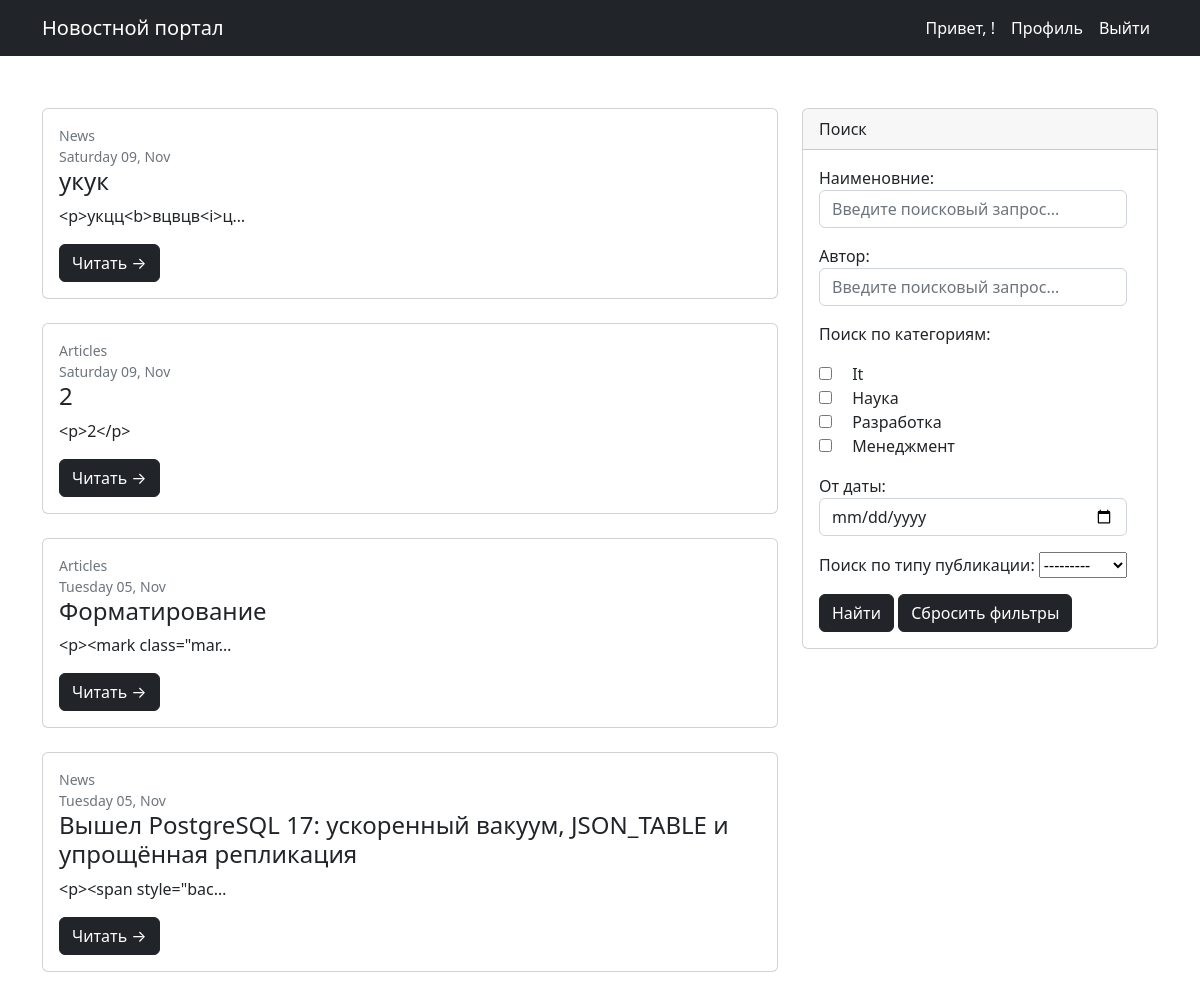
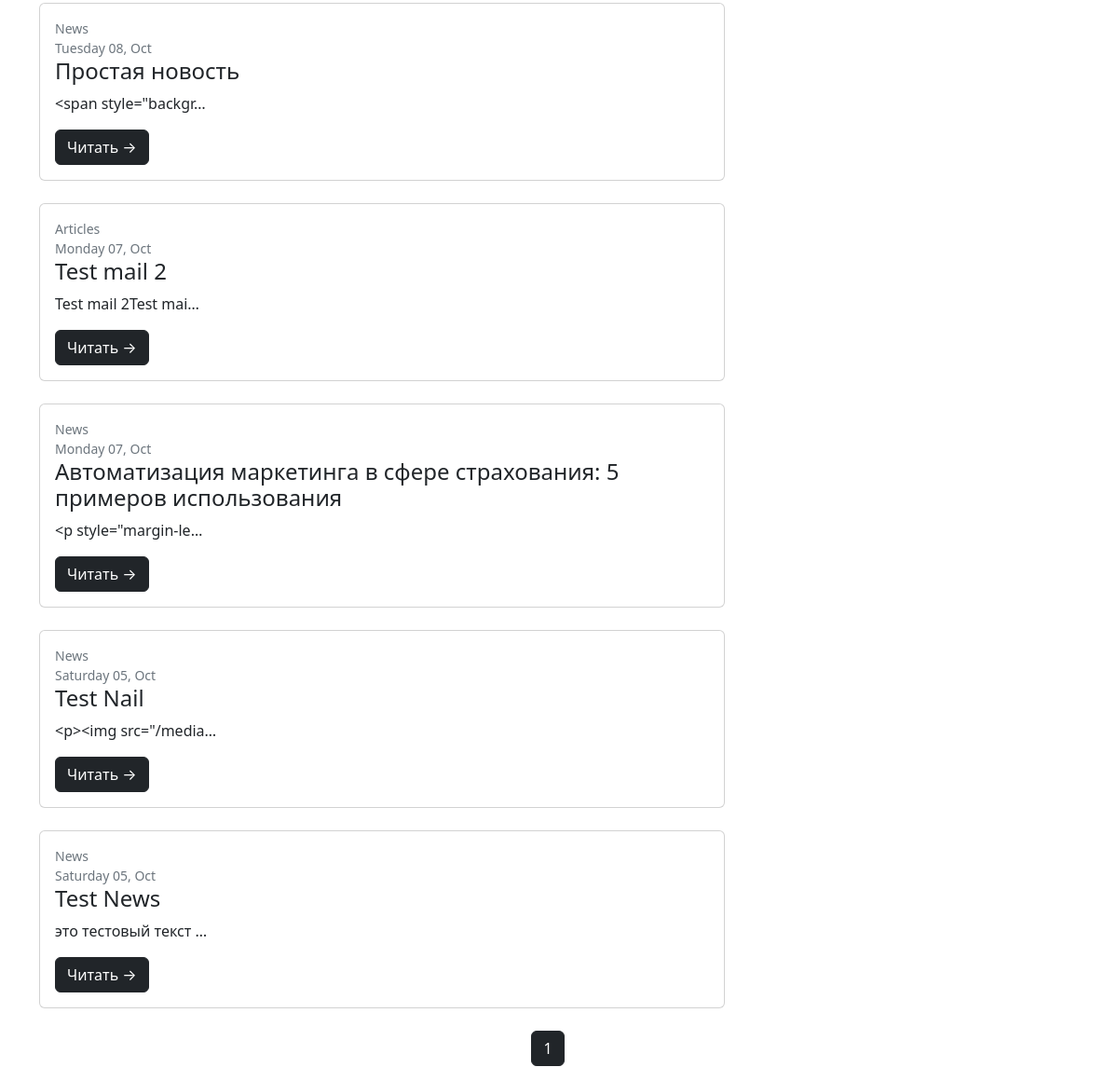
/ (signed in), run on the app's committed database (2 pictures, top to bottom).
### news/models.py (models this page shows, shortened)
class Post(models.Model):
    ARTICLES = 'Articles'
    NEWS = 'News'
    TYPE_POST = [
        (ARTICLES, 'Статья'),
        (NEWS, 'Новость')
    ]
    title = models.CharField(max_length=150)  # Наименование статьи (заголовок)
    publishing_date = models.DateTimeField(auto_now_add=True)  # Дата и время создания
    text = models.TextField()  # Текст статьи
    category = models.ManyToManyField(Category, through='PostCategory')  # На какую тему статья
    type_post = models.CharField(max_length=10,
                                 choices=TYPE_POST,
                                 default=ARTICLES)  # Тип публикации
    author = models.ForeignKey(Author, on_delete=models.CASCADE)  # связь между «Автором» и «Статьей».
    rating = models.FloatField(default=0)  # Популярность статьи (рейтинг)

### news/views.py (the view)
# urls.py: path('', PostList.as_view(), name='post_list'),
class PostList(LoginRequiredMixin, ListView):
    model = Post
    ordering = '-publishing_date'
    template_name = 'all_news.html'
    context_object_name = 'all_news'
    paginate_by = 10
    def get_queryset(self):
        queryset = super().get_queryset()
        self.filter_posts = PostFilter(self.request.GET, queryset)
        return self.filter_posts.qs
    def get_context_data(self, **kwargs):
        context = super().get_context_data(**kwargs)
        context['filter_posts'] = self.filter_posts
        context['user_id'] = self.request.user.id
        context['is_not_authors'] = not self.request.user.groups.filter(name='authors').exists()
        return context

### news/models.py (called while the page is built)
    def __str__(self):
        return self.name.title()

### news/templatetags/custom_filters.py (called while the page is built)
@register.filter()
def censor(text):
    for word in WORDS['words']:
        text = re.sub(f'\\b{word}\\b', f"{word[0]}{word[1:].__len__() * '*'}", text, flags=re.I)
    return text

### news/templates/all_news.html (shortened to what this page needs)
{% extends 'default.html' %}
{% load custom_filters %}
{% load custom_tags %}
{% block content %}
    <div class="col-lg-8">
        {% if all_news %}
            {% for news in all_news %}
                <div class="card mb-4">
                    <div class="card-body">
                        <div class="small text-muted">{{ news.type_post }}</div>
                        <div class="small text-muted">{{ news.publishing_date|date:'l d, M' }}</div>
                        <h2 class="card-title h4">{{ news.title|censor }}</h2>
                        <p class="card-text">{{ news.text|truncatechars:20|censor }}</p>
                        <a class="btn btn-primary" href="/news/{{ news.id }}">Читать →</a>
                    </div>
                </div>
            {% endfor %}
        {% else %}
           <h2>Публикации не найдены!</h2>
        {% endif %}
    </div>
    <div class="col-lg-4">
        <div class="card mb-4">
            <div class="card-header">Поиск</div>
            <div class="card-body">
                <div class="input-group">
                    <form action="/search" method="GET">
                        {{ filter_posts.form.as_p }}
                        <input class="btn btn-primary" type="submit" value="Найти"/>
                        <a class="btn btn-primary" role="button" href="{{ request.path }}">Сбросить фильтры</a>
                    </form>
                </div>
            </div>
        </div>
    </div>
    {% if page_obj %}
        <div class="row">
        <nav aria-label="Page navigation example">
            <ul class="pagination justify-content-center">
                <li class="page-item active" aria-current="page"><a class="page-link" href="#">{{ page_obj.number }}</a></li>
            </ul>
        </nav>
    </div>
    {% endif %}
{% endblock content %}

### data on the page
Post: type_post "News", publishing_date "Saturday 09, Nov", title|censor "укук", text|censor "<p>укцц<b>вцвцв<i>ц…"
Post: type_post "Articles", publishing_date "Saturday 09, Nov", title|censor "2", text|censor "<p>2</p>"
Post: type_post "Articles", publishing_date "Tuesday 05, Nov", title|censor "Форматирование", text|censor "<p><mark class=\"mar…"
Post: type_post "News", publishing_date "Tuesday 05, Nov", title|censor "Вышел PostgreSQL 17: ускоренный вакуум, JSON_TABLE и упрощённая репликация", text|censor "<p><span style=\"bac…"
Post: type_post "News", publishing_date "Tuesday 08, Oct", title|censor "Простая новость", text|censor "<span style=\"backgr…"
Post: type_post "Articles", publishing_date "Monday 07, Oct", title|censor "Test mail 2", text|censor "Test mail 2Test mai…"
Post: type_post "News", publishing_date "Monday 07, Oct", title|censor "Автоматизация маркетинга в сфере страхования: 5 примеров использования", text|censor "<p style=\"margin-le…"
Post: type_post "News", publishing_date "Saturday 05, Oct", title|censor "Test Nail", text|censor "<p><img src=\"/media…"
Post: type_post "News", publishing_date "Saturday 05, Oct", title|censor "Test News", text|censor "это тестовый текст …"

### other printed values
{{ page_obj.number }} "1"
